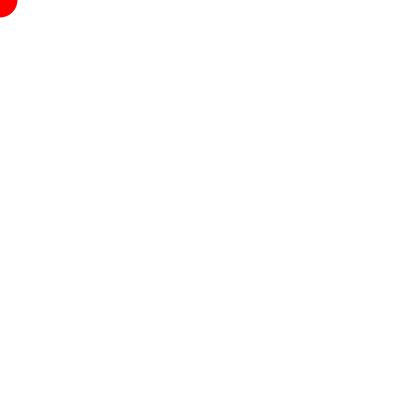
Frame 1 (no input)
Frame 60 (the mouse pressed at the canvas centre just before this capture): identical to frame 1, image omitted
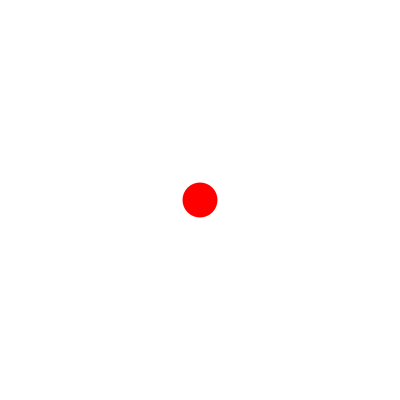
Frame 120 (the mouse held since frame 60 and released just before this capture)

The Processing sketch that drew these frames (run headless with seeded random() and noise(); from frame 60 on, the mouse is pressed at the canvas centre):

// Processing sketch: challenge03a
// ── challenge03a.pde


void setup(){

    size(400,400);   
    
}


void draw(){
    
  background(255);

  noStroke();
  fill(255,0,0);
  ellipse(mouseX,mouseY, 35,35);
  


}
